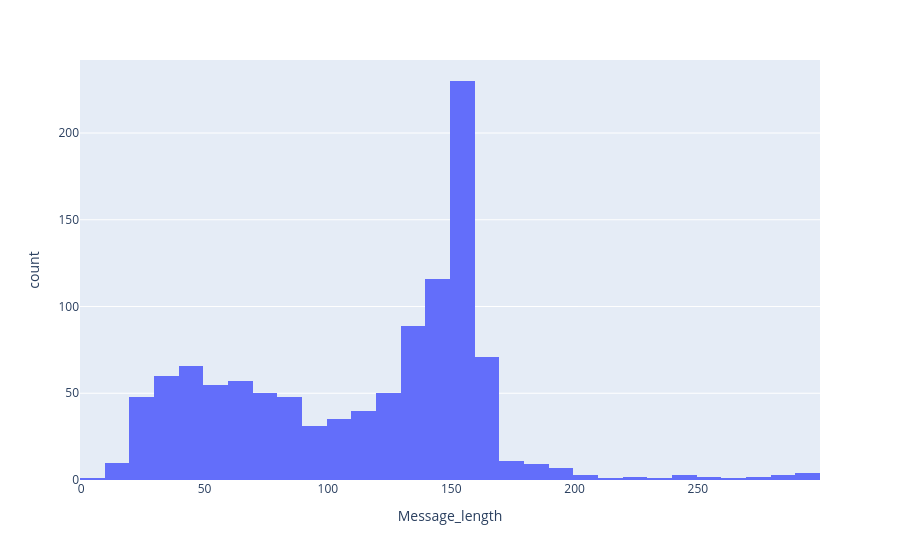

The code cell stored with this chart in its notebook:
### Markdown cell above
## Visuals

### Code cell
fig = px.histogram(df_special, x="Message_length")
fig.show()

### Figure 1 — Plotly figure (JSON) as saved in the notebook; plotly's stock layout.template omitted (floating-point values rounded to 4 significant figures; data arrays with more than 128 entries replaced by an {"elided": "..."} marker saying what was removed)
{"data": [{"alignmentgroup": "True", "bingroup": "x", "hovertemplate": "Message_length=%{x}<br>count=%{y}<extra></extra>", "legendgroup": "", "marker": {"color": "#636efa", "pattern": {"shape": ""}}, "name": "", "offsetgroup": "", "orientation": "v", "showlegend": false, "type": "histogram", "x": {"elided": "1106 int values"}, "xaxis": "x", "yaxis": "y"}], "layout": {"autosize": true, "barmode": "relative", "legend": {"tracegroupgap": 0}, "margin": {"t": 60}, "xaxis": {"anchor": "y", "autorange": true, "domain": [0, 1], "range": [-0.5, 299.5], "title": {"text": "Message_length"}, "type": "linear"}, "yaxis": {"anchor": "x", "autorange": true, "domain": [0, 1], "range": [0, 242.1], "title": {"text": "count"}}}}
